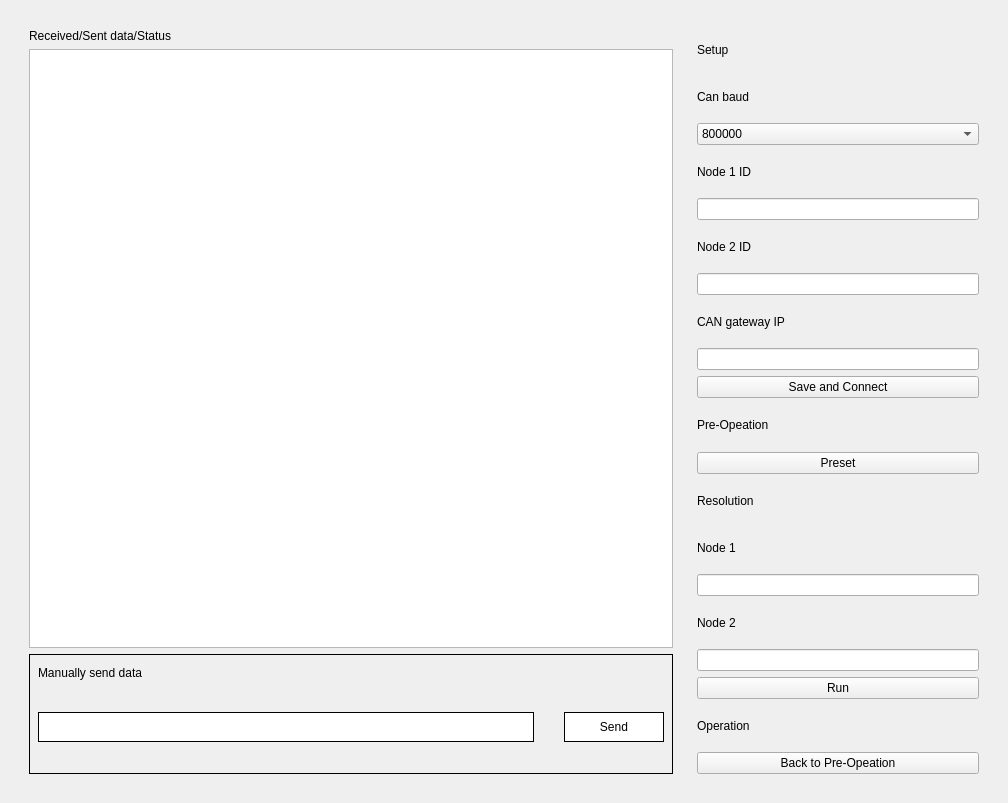
<?xml version="1.0" encoding="UTF-8"?>
<ui version="4.0">
 <class>Form</class>
 <widget class="QWidget" name="Form">
  <property name="geometry">
   <rect>
    <x>0</x>
    <y>0</y>
    <width>1008</width>
    <height>803</height>
   </rect>
  </property>
  <property name="windowTitle">
   <string>Form</string>
  </property>
  <layout class="QHBoxLayout" name="horizontalLayout">
   <item>
    <widget class="QWidget" name="widget" native="true">
     <layout class="QHBoxLayout" name="horizontalLayout_2">
      <item>
       <widget class="QWidget" name="widget_2" native="true">
        <layout class="QVBoxLayout" name="verticalLayout_2">
         <item>
          <widget class="QLabel" name="label_12">
           <property name="text">
            <string>Received/Sent data/Status</string>
           </property>
          </widget>
         </item>
         <item>
          <widget class="QListView" name="listView"/>
         </item>
         <item>
          <widget class="QWidget" name="widget_5" native="true">
           <property name="minimumSize">
            <size>
             <width>200</width>
             <height>120</height>
            </size>
           </property>
           <property name="styleSheet">
            <string notr="true">border:1px solid;</string>
           </property>
           <layout class="QVBoxLayout" name="verticalLayout_3">
            <item>
             <widget class="QLabel" name="label_11">
              <property name="minimumSize">
               <size>
                <width>0</width>
                <height>20</height>
               </size>
              </property>
              <property name="maximumSize">
               <size>
                <width>16777215</width>
                <height>20</height>
               </size>
              </property>
              <property name="styleSheet">
               <string notr="true">border:none;</string>
              </property>
              <property name="text">
               <string>Manually send data</string>
              </property>
             </widget>
            </item>
            <item>
             <widget class="QWidget" name="widget_4" native="true">
              <property name="styleSheet">
               <string notr="true">border:none;</string>
              </property>
              <layout class="QHBoxLayout" name="horizontalLayout_3">
               <property name="spacing">
                <number>30</number>
               </property>
               <property name="leftMargin">
                <number>0</number>
               </property>
               <property name="topMargin">
                <number>0</number>
               </property>
               <property name="rightMargin">
                <number>0</number>
               </property>
               <property name="bottomMargin">
                <number>0</number>
               </property>
               <item>
                <widget class="QLineEdit" name="EditSend">
                 <property name="minimumSize">
                  <size>
                   <width>0</width>
                   <height>30</height>
                  </size>
                 </property>
                 <property name="maximumSize">
                  <size>
                   <width>16777215</width>
                   <height>30</height>
                  </size>
                 </property>
                 <property name="styleSheet">
                  <string notr="true">border:1px solid;</string>
                 </property>
                </widget>
               </item>
               <item>
                <widget class="QPushButton" name="SendButton">
                 <property name="minimumSize">
                  <size>
                   <width>100</width>
                   <height>30</height>
                  </size>
                 </property>
                 <property name="maximumSize">
                  <size>
                   <width>100</width>
                   <height>30</height>
                  </size>
                 </property>
                 <property name="styleSheet">
                  <string notr="true">border: 1px solid;
background-color: rgb(255, 255, 255);</string>
                 </property>
                 <property name="text">
                  <string>Send</string>
                 </property>
                </widget>
               </item>
              </layout>
             </widget>
            </item>
           </layout>
          </widget>
         </item>
        </layout>
       </widget>
      </item>
      <item>
       <widget class="QWidget" name="widget_3" native="true">
        <property name="maximumSize">
         <size>
          <width>300</width>
          <height>16777215</height>
         </size>
        </property>
        <layout class="QVBoxLayout" name="verticalLayout">
         <item>
          <widget class="QLabel" name="label">
           <property name="text">
            <string>Setup</string>
           </property>
          </widget>
         </item>
         <item>
          <widget class="QLabel" name="label_2">
           <property name="text">
            <string>Can baud</string>
           </property>
          </widget>
         </item>
         <item>
          <widget class="QComboBox" name="comboBox">
           <item>
            <property name="text">
             <string>800000</string>
            </property>
           </item>
           <item>
            <property name="text">
             <string>250000</string>
            </property>
           </item>
           <item>
            <property name="text">
             <string>400000</string>
            </property>
           </item>
           <item>
            <property name="text">
             <string>500000</string>
            </property>
           </item>
          </widget>
         </item>
         <item>
          <widget class="QLabel" name="label_3">
           <property name="text">
            <string>Node 1 ID</string>
           </property>
          </widget>
         </item>
         <item>
          <widget class="QLineEdit" name="Node1ID"/>
         </item>
         <item>
          <widget class="QLabel" name="label_4">
           <property name="text">
            <string>Node 2 ID</string>
           </property>
          </widget>
         </item>
         <item>
          <widget class="QLineEdit" name="Node2ID"/>
         </item>
         <item>
          <widget class="QLabel" name="label_5">
           <property name="text">
            <string>CAN gateway IP</string>
           </property>
          </widget>
         </item>
         <item>
          <widget class="QLineEdit" name="CANgatewayIP"/>
         </item>
         <item>
          <widget class="QPushButton" name="SaveAndConnectButton">
           <property name="text">
            <string>Save and Connect</string>
           </property>
          </widget>
         </item>
         <item>
          <widget class="QLabel" name="label_6">
           <property name="text">
            <string>Pre-Opeation</string>
           </property>
          </widget>
         </item>
         <item>
          <widget class="QPushButton" name="PresetButton">
           <property name="text">
            <string>Preset</string>
           </property>
          </widget>
         </item>
         <item>
          <widget class="QLabel" name="label_7">
           <property name="text">
            <string>Resolution</string>
           </property>
          </widget>
         </item>
         <item>
          <widget class="QLabel" name="label_8">
           <property name="text">
            <string>Node 1</string>
           </property>
          </widget>
         </item>
         <item>
          <widget class="QLineEdit" name="Node1"/>
         </item>
         <item>
          <widget class="QLabel" name="label_9">
           <property name="text">
            <string>Node 2</string>
           </property>
          </widget>
         </item>
         <item>
          <widget class="QLineEdit" name="Node2"/>
         </item>
         <item>
          <widget class="QPushButton" name="RunButton">
           <property name="text">
            <string>Run</string>
           </property>
          </widget>
         </item>
         <item>
          <widget class="QLabel" name="label_10">
           <property name="text">
            <string>Operation</string>
           </property>
          </widget>
         </item>
         <item>
          <widget class="QPushButton" name="pushButton_4">
           <property name="text">
            <string>Back to Pre-Opeation</string>
           </property>
          </widget>
         </item>
        </layout>
       </widget>
      </item>
     </layout>
    </widget>
   </item>
  </layout>
 </widget>
 <resources/>
 <connections/>
</ui>
